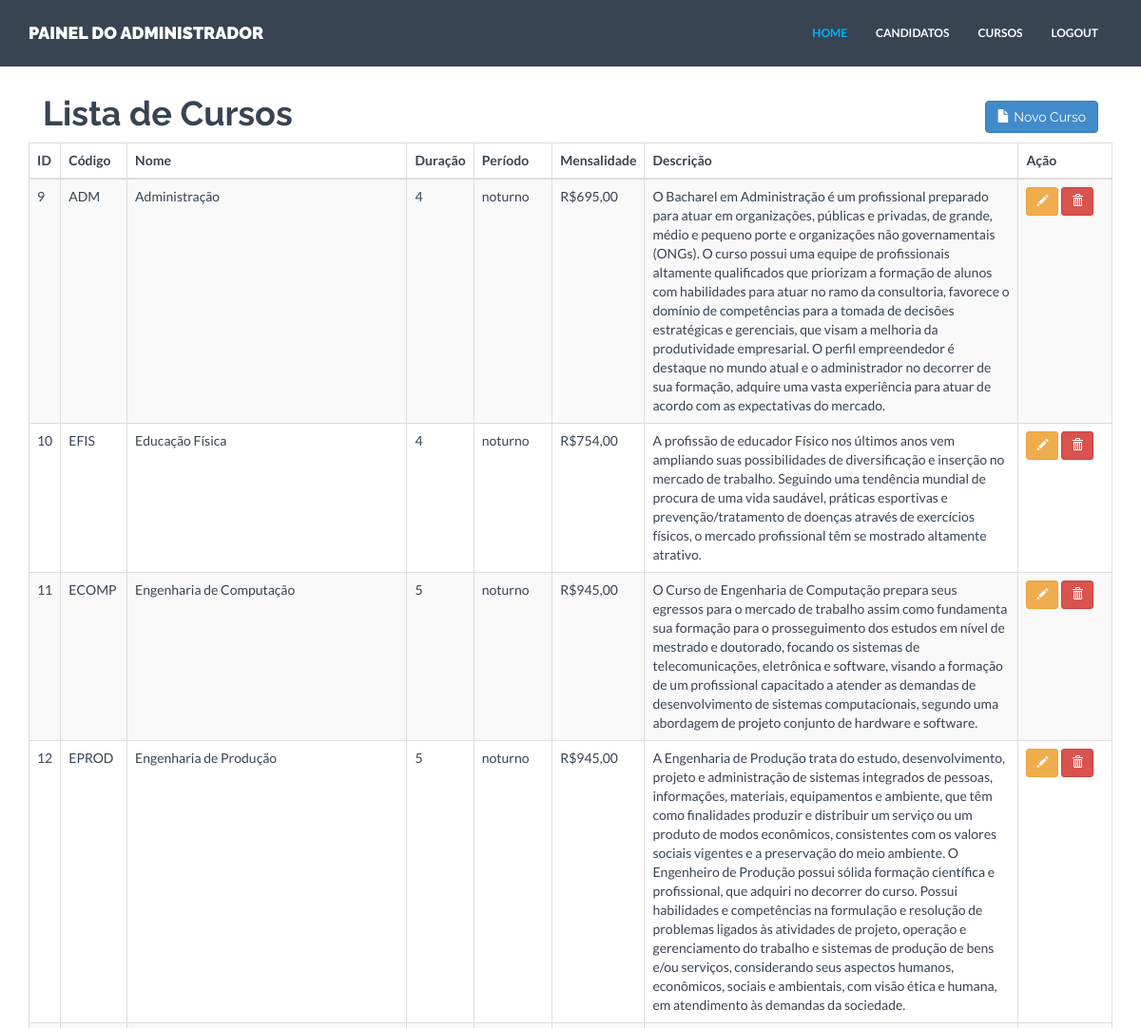
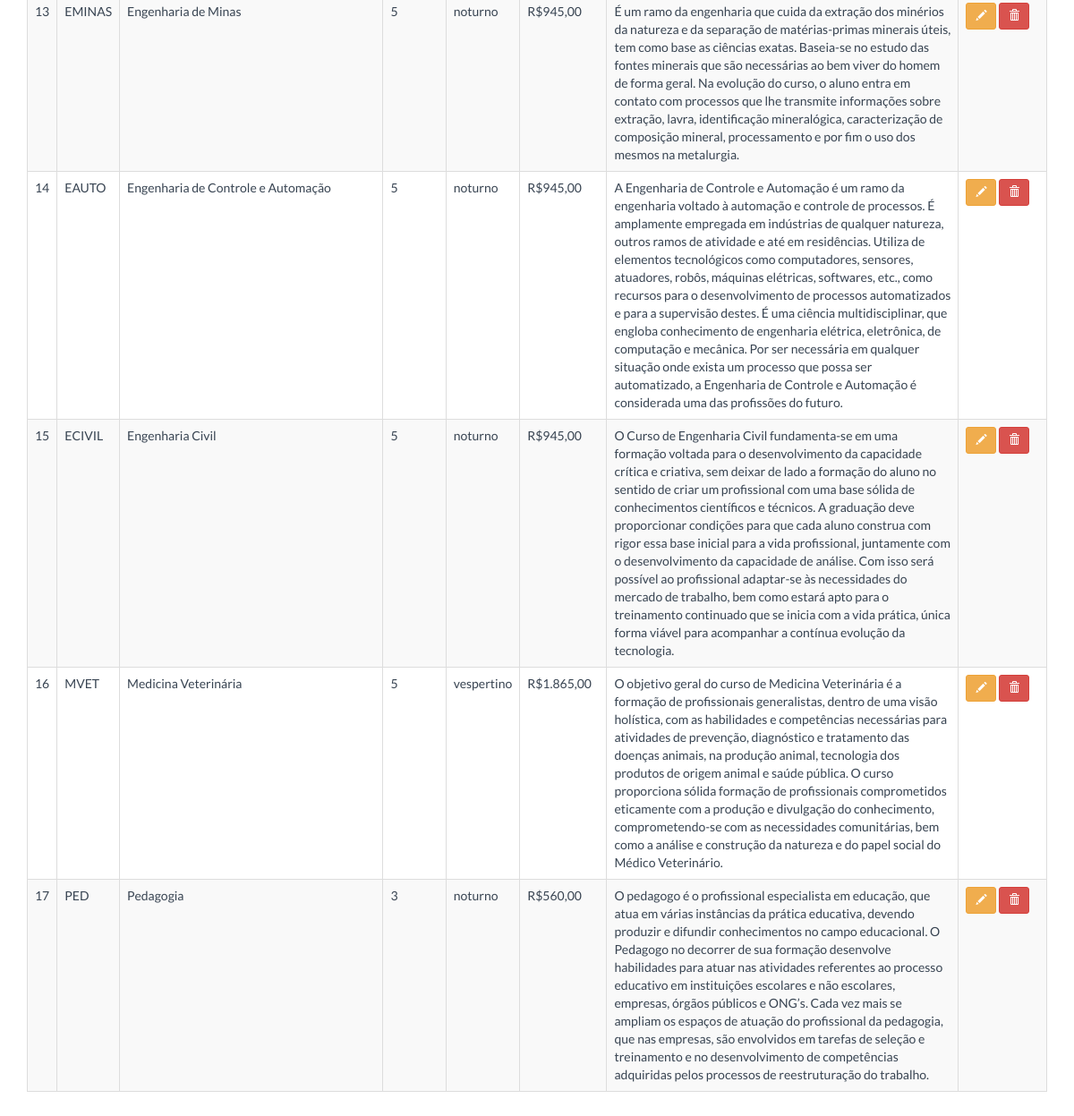
/admin/cursos.php (signed in), run on the app's committed database (2 pictures, top to bottom).
### tables this page shows
CREATE TABLE IF NOT EXISTS `curso` (
  `idcurso` int(11) NOT NULL AUTO_INCREMENT,
  `cod` varchar(12) NOT NULL,
  `nome` varchar(150) NOT NULL,
  `duracao` int(11) NOT NULL,
  `periodo` varchar(11) NOT NULL,
  `mensalidade` varchar(15) NOT NULL,
  `descricao` varchar(1000) NOT NULL,
  `foto1` varchar(200) NOT NULL,
  `foto2` varchar(200) NOT NULL,
  `foto3` varchar(200) NOT NULL,
  PRIMARY KEY (`idcurso`),
  UNIQUE KEY `cod` (`cod`)
);

### admin/cursos.php (the view, shortened to what this page needs)
<?php
include "header.php";
?>
<div class="container mtb">
    <div class="row">
        <div class="col-lg-12">
            <div class="col-md-10">
                <h1>Lista de Cursos</h1>
            </div>
            <div class="col-md-2 text-right">
                <h1><a href="cadastrar_curso.php" class="btn btn-primary"><span class="glyphicon glyphicon-file" aria-hidden="true"></span> Novo Curso</a></h1>
            </div>
            <br/>
            <table class="table table-bordered table-striped">
                <thead>
                <tr>
                    <th width="20">ID</th>
                    <th width="40">Código</th>
                    <th width="300">Nome</th>
                    <th width="40">Duração</th>
                    <th width="50">Período</th>
                    <th>Mensalidade</th>
                    <th width="400">Descrição</th>
                    <th width="100">Ação</th>
                </tr>
                </thead>
                <tbody>
                <?php
                $link = DBConnect();
                $query_list = "SELECT * FROM curso";
                if ($result = $link->query($query_list)) {
                    while ($row = $result->fetch_row()) {
                        ?>
                        <tr>
                            <td><?= $row[0] ?></td>
                            <td><?= $row[1] ?></td>
                            <td><?= $row[2] ?></td>
                            <td><?= $row[3] ?></td>
                            <td><?= $row[4] ?></td>
                            <td><?= $row[5] ?></td>
                            <td><?= $row[6] ?></td>
                            <td>
                                <a href="editar_curso.php?id=<?= $row[0] ?>"
                                   class="btn btn-warning btn-sm"><span class="glyphicon glyphicon-pencil"
                                                                        aria-hidden="true"></span></a>
                                <a onclick="return confirm('Deseja realmente excluir este curso?')"
                                   href="excluir_curso.php?id=<?= $row[0] ?>"
                                   class="btn btn-danger btn-sm"><span class="glyphicon glyphicon-trash"
                                                                       aria-hidden="true"></span></a>
                            </td>
                        </tr>
                        <?php
                    }
                } else {
                    echo "Ainda não existem registros. Adicione novos!";
                }
                ?>
                </tbody>
            </table>
        </div><! --/col-lg-12 -->
    </div><! --/row -->
</div><! --/container -->
<?php
include "footer.php";
?>

### assets/css/style.css (style rules this page uses)
* { margin: 0; padding: 0px; }
body { background: #ffffff; margin: 0; height: 100%; color: #384452; font-family: 'Lato', sans-serif; font-weight: 400; }
h1, h2, h3, h4, h5, h6 { font-family: 'Raleway', sans-serif; font-weight: 700; }
a { padding: 0; margin: 0; text-decoration: none; -webkit-transition: background-color .4s linear, color .4s linear; -moz-transition: background-color .4s linear, color .4s linear; -o-transition: background-color .4s linear, color .4s linear; -ms-transition: background-color .4s linear, color .4s linear; transition: background-color .4s linear, color .4s linear; }
.mtb { margin-top: 80px; margin-bottom: 80px; }

### data on the page
curso: idcurso "9", cod "ADM", nome "Administração", duracao "4", periodo "noturno", mensalidade "R$695,00", descricao "O Bacharel em Administração é um profissional preparado para atuar em organizações, públicas e privadas, de grande, médio e pequeno porte e organizações não governamentais (ONGs). O curso possui uma equipe de profissionais altamente qualificados que priorizam a formação de alunos com habilidades para atuar no ramo da consultoria, favorece o domínio de competências para a tomada de decisões estratégicas e gerenciais, que visam a melhoria da produtividade empresarial. O perfil empreendedor é destaque no mundo atual e o administrador no decorrer de sua formação, adquire uma vasta experiência para atuar de acordo com as expectativas do mercado."
curso: idcurso "10", cod "EFIS", nome "Educação Física", duracao "4", periodo "noturno", mensalidade "R$754,00", descricao "A profissão de educador Físico nos últimos anos vem ampliando suas possibilidades de diversificação e inserção no mercado de trabalho. Seguindo uma tendência mundial de procura de uma vida saudável, práticas esportivas e prevenção/tratamento de doenças através de exercícios físicos, o mercado profissional têm se mostrado altamente atrativo."
curso: idcurso "11", cod "ECOMP", nome "Engenharia de Computação", duracao "5", periodo "noturno", mensalidade "R$945,00", descricao "O Curso de Engenharia de Computação prepara seus egressos para o mercado de trabalho assim como fundamenta sua formação para o prosseguimento dos estudos em nível de mestrado e doutorado, focando os sistemas de telecomunicações, eletrônica e software, visando a formação de um profissional capacitado a atender as demandas de desenvolvimento de sistemas computacionais, segundo uma abordagem de projeto conjunto de hardware e software."
curso: idcurso "12", cod "EPROD", nome "Engenharia de Produção", duracao "5", periodo "noturno", mensalidade "R$945,00", descricao "A Engenharia de Produção trata do estudo, desenvolvimento, projeto e administração de sistemas integrados de pessoas, informações, materiais, equipamentos e ambiente, que têm como finalidades produzir e distribuir um serviço ou um produto de modos econômicos, consistentes com os valores sociais vigentes e a preservação do meio ambiente. O Engenheiro de Produção possui sólida formação científica e profissional, que adquiri no decorrer do curso. Possui habilidades e competências na formulação e resolução de problemas ligados às atividades de projeto, operação e gerenciamento do trabalho e sistemas de produção de bens e/ou serviços, considerando seus aspectos humanos, econômicos, sociais e…"
curso: idcurso "13", cod "EMINAS", nome "Engenharia de Minas", duracao "5", periodo "noturno", mensalidade "R$945,00", descricao "É um ramo da engenharia que cuida da extração dos minérios da natureza e da separação de matérias-primas minerais úteis, tem como base as ciências exatas. Baseia-se no estudo das fontes minerais que são necessárias ao bem viver do homem de forma geral. Na evolução do curso, o aluno entra em contato com processos que lhe transmite informações sobre extração, lavra, identificação mineralógica, caracterização de composição mineral, processamento e por fim o uso dos mesmos na metalurgia."
curso: idcurso "14", cod "EAUTO", nome "Engenharia de Controle e Automação", duracao "5", periodo "noturno", mensalidade "R$945,00", descricao "A Engenharia de Controle e Automação é um ramo da engenharia voltado à automação e controle de processos. É amplamente empregada em indústrias de qualquer natureza, outros ramos de atividade e até em residências. Utiliza de elementos tecnológicos como computadores, sensores, atuadores, robôs, máquinas elétricas, softwares, etc., como recursos para o desenvolvimento de processos automatizados e para a supervisão destes. É uma ciência multidisciplinar, que engloba conhecimento de engenharia elétrica, eletrônica, de computação e mecânica. Por ser necessária em qualquer situação onde exista um processo que possa ser automatizado, a Engenharia de Controle e Automação é considerada uma das…"
curso: idcurso "15", cod "ECIVIL", nome "Engenharia Civil", duracao "5", periodo "noturno", mensalidade "R$945,00", descricao "O Curso de Engenharia Civil fundamenta-se em uma formação voltada para o desenvolvimento da capacidade crítica e criativa, sem deixar de lado a formação do aluno no sentido de criar um profissional com uma base sólida de conhecimentos científicos e técnicos. A graduação deve proporcionar condições para que cada aluno construa com rigor essa base inicial para a vida profissional, juntamente com o desenvolvimento da capacidade de análise. Com isso será possível ao profissional adaptar-se às necessidades do mercado de trabalho, bem como estará apto para o treinamento continuado que se inicia com a vida prática, única forma viável para acompanhar a contínua evolução da tecnologia."
curso: idcurso "16", cod "MVET", nome "Medicina Veterinária", duracao "5", periodo "vespertino", mensalidade "R$1.865,00", descricao "O objetivo geral do curso de Medicina Veterinária é a formação de profissionais generalistas, dentro de uma visão holística, com as habilidades e competências necessárias para atividades de prevenção, diagnóstico e tratamento das doenças animais, na produção animal, tecnologia dos produtos de origem animal e saúde pública. O curso proporciona sólida formação de profissionais comprometidos eticamente com a produção e divulgação do conhecimento, comprometendo-se com as necessidades comunitárias, bem como a análise e construção da natureza e do papel social do Médico Veterinário."
curso: idcurso "17", cod "PED", nome "Pedagogia", duracao "3", periodo "noturno", mensalidade "R$560,00", descricao "O pedagogo é o profissional especialista em educação, que atua em várias instâncias da prática educativa, devendo produzir e difundir conhecimentos no campo educacional. O Pedagogo no decorrer de sua formação desenvolve habilidades para atuar nas atividades referentes ao processo educativo em instituições escolares e não escolares, empresas, órgãos públicos e ONG’s. Cada vez mais se ampliam os espaços de atuação do profissional da pedagogia, que nas empresas, são envolvidos em tarefas de seleção e treinamento e no desenvolvimento de competências adquiridas pelos processos de reestruturação do trabalho."
